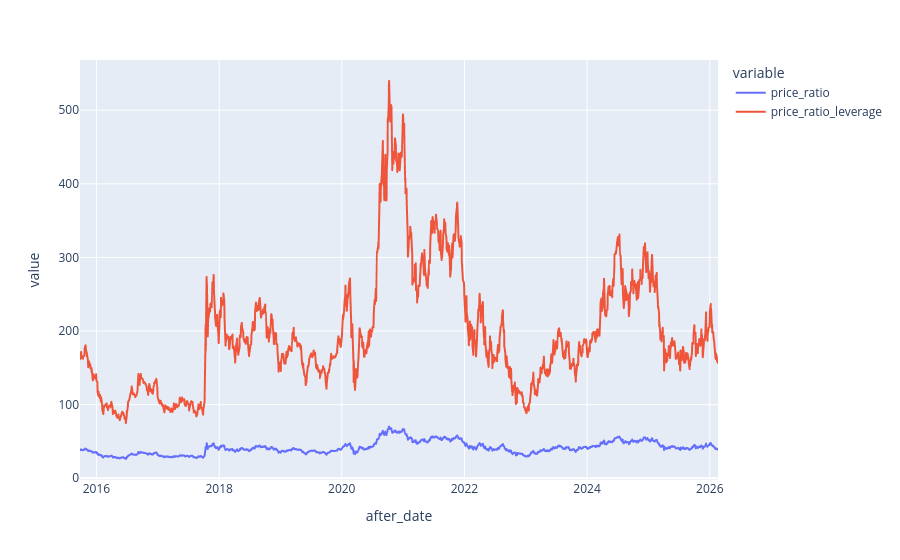

Notebook code for this chart:
### Code cell
df = sql(f"""
select * 
from price_ratio
""")

fig = px.line(
df, x='after_date', y=['price_ratio', 'price_ratio_leverage'])
fig.show()

### Figure 1 — Plotly figure (JSON) as saved in the notebook; plotly's stock layout.template omitted (floating-point values rounded to 4 significant figures; data arrays with more than 128 entries replaced by an {"elided": "..."} marker saying what was removed)
{"data": [{"hovertemplate": "variable=price_ratio<br>after_date=%{x}<br>value=%{y}<extra></extra>", "legendgroup": "price_ratio", "line": {"color": "#636efa", "dash": "solid"}, "marker": {"symbol": "circle"}, "mode": "lines", "name": "price_ratio", "showlegend": true, "type": "scattergl", "x": {"elided": "1540 str values"}, "xaxis": "x", "y": {"elided": "1540 float values"}, "yaxis": "y"}, {"hovertemplate": "variable=price_ratio_leverage<br>after_date=%{x}<br>value=%{y}<extra></extra>", "legendgroup": "price_ratio_leverage", "line": {"color": "#EF553B", "dash": "solid"}, "marker": {"symbol": "circle"}, "mode": "lines", "name": "price_ratio_leverage", "showlegend": true, "type": "scattergl", "x": {"elided": "1540 str values"}, "xaxis": "x", "y": {"elided": "1540 float values"}, "yaxis": "y"}], "layout": {"legend": {"title": {"text": "variable"}, "tracegroupgap": 0}, "margin": {"t": 60}, "xaxis": {"anchor": "y", "domain": [0, 1], "title": {"text": "after_date"}}, "yaxis": {"anchor": "x", "domain": [0, 1], "title": {"text": "value"}}}}
